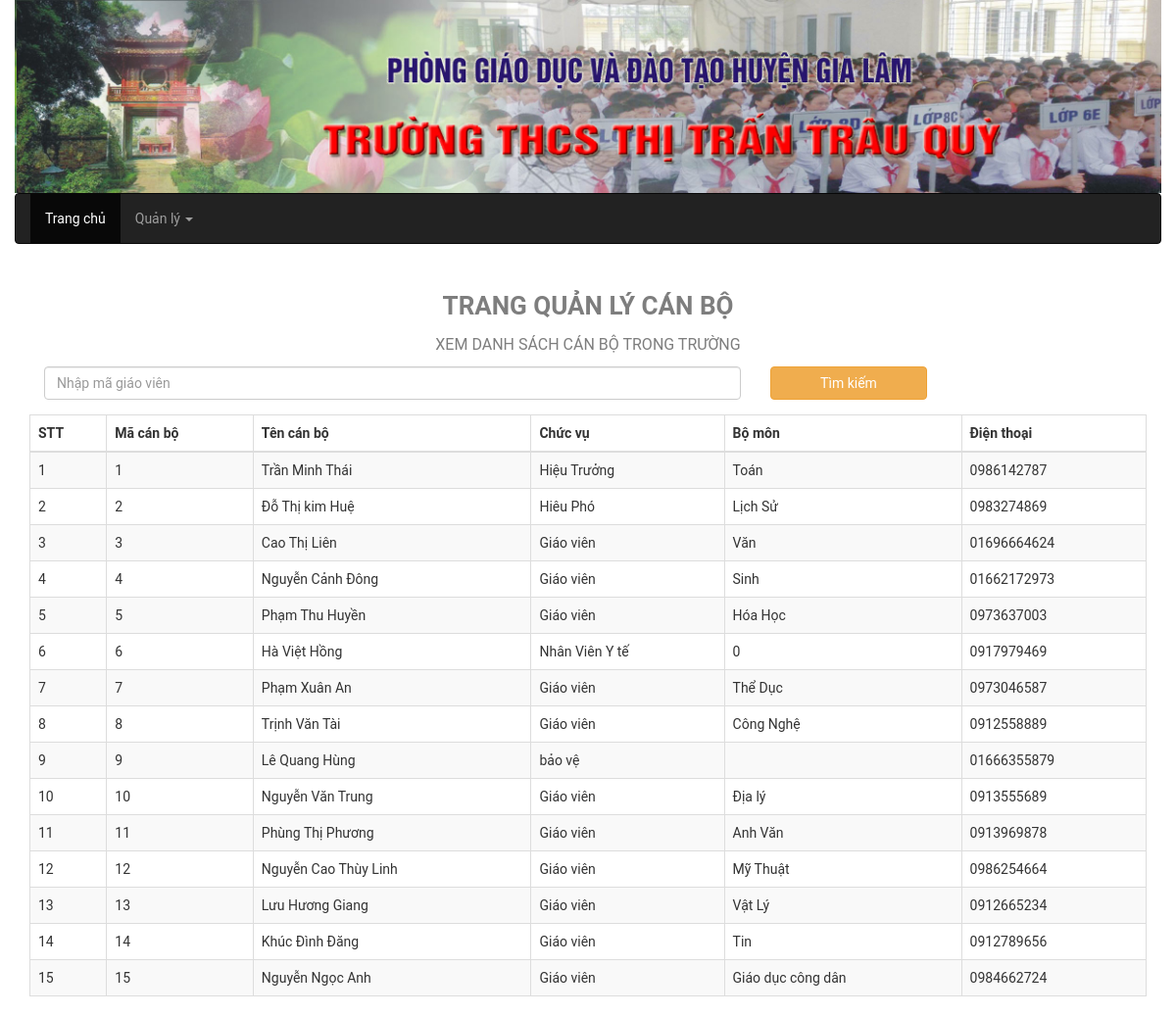
The app's page /include/qlgiaovien.php with its own data.
### tables this page shows
CREATE TABLE IF NOT EXISTS `canbo` (
  `cb_macanbo` int(11) NOT NULL AUTO_INCREMENT,
  `cb_hoten` text NOT NULL,
  `cb_gioitinh` tinyint(1) NOT NULL,
  `cb_ngaysinh` date NOT NULL,
  `cb_ngaylam` date NOT NULL,
  `cb_chucvu` text NOT NULL,
  `cb_bomon` text NOT NULL,
  `cb_diachi` text NOT NULL,
  `cb_sdt` text NOT NULL,
  `cb_email` text NOT NULL,
  `cb_tinhtrang` tinyint(1) NOT NULL,
  PRIMARY KEY (`cb_macanbo`)
);

### include/qlgiaovien.php (the view)
<?php
	include("header-submenu.php");
?>
<div class="container">
	<p class="main-title">Trang quản lý cán bộ</p>
	<p class="sub-title">Xem danh sách cán bộ trong trường</p>
	<div class="row">
		<div class="col-lg-12 col-md-12 col-sm-12 col-xs-12">
			<form class="form-group" style="overflow: hidden;" method="GET" >
				<div class="col-md-7 searchbox">
					<input type="text" placeholder="Nhập mã giáo viên" required name="magiaovien" class="form-control"/>
				</div>
				<div class="col-md-2 searchbutton">
					<button type="submit" class="btn btn-warning">Tìm kiếm</button>
				</div>
			</form>
			<?php
				if(isset($_REQUEST['magiaovien'])){
					$key = $_REQUEST['magiaovien'];
					$sql = "select * from canbo where cb_macanbo=".$key.";";
				}else {
					$sql = "select * from canbo;";
				}
			?>
			<table class="table table-striped table-bordered table-hover">
				<thead>
					<tr>
						<th>STT</th>
						<th>Mã cán bộ</th>
						<th>Tên cán bộ</th>
						<th>Chức vụ</th>
						<th>Bộ môn</th>
						<th>Điện thoại</th>
					</tr>
				</thead>
				<tbody>
				<?php
					$kq=mysql_query($sql);
					$stt=1;
					while($row=mysql_fetch_array($kq)){
						echo "<tr>";
						echo "<td>".$stt."</td>";
						echo "<td>".$row['cb_macanbo']."</td>";
						echo "<td>".$row['cb_hoten']."</td>";
						echo "<td>".$row['cb_chucvu']."</td>";
						echo "<td>".$row['cb_bomon']."</td>";
						echo "<td>".$row['cb_sdt']."</td>";
						echo "</tr>";
						$stt++;
					}
				?>
				</tbody>
			</table>
		</div>
	</div>
</div>
</body>

### css/style.css (style rules this page uses)
.container { background-color: #fff; }
body { font-family: 'Roboto', 'Segoe UI'; font-weight: 400; background-image: url('../images/background.jpg'); }
.searchbox, .searchbutton { float:left; }
.searchbutton .btn-warning { width: 100%; }
.searchbox { width: 65%; }
.main-title, .sub-title { text-align: center; text-transform: uppercase; color: #7e7e7e; }
.main-title { padding-top: 25px; font-size: 26px; font-weight: bold; }
.sub-title { font-size: 16px; }

### records on screen
canbo: cb_macanbo "1", cb_hoten "Trần Minh Thái", cb_chucvu "Hiệu Trưởng", cb_bomon "Toán", cb_sdt "0986142787"
canbo: cb_macanbo "2", cb_hoten "Đỗ Thị kim Huệ", cb_chucvu "Hiêu Phó", cb_bomon "Lịch Sử", cb_sdt "0983274869"
canbo: cb_macanbo "3", cb_hoten "Cao Thị Liên", cb_chucvu "Giáo viên", cb_bomon "Văn", cb_sdt "01696664624"
canbo: cb_macanbo "4", cb_hoten "Nguyễn Cảnh Đông", cb_chucvu "Giáo viên", cb_bomon "Sinh", cb_sdt "01662172973"
canbo: cb_macanbo "5", cb_hoten "Phạm Thu Huyền", cb_chucvu "Giáo viên", cb_bomon "Hóa Học", cb_sdt "0973637003"
canbo: cb_macanbo "6", cb_hoten "Hà Việt Hồng", cb_chucvu "Nhân Viên Y tế", cb_bomon "0", cb_sdt "0917979469"
canbo: cb_macanbo "7", cb_hoten "Phạm Xuân An", cb_chucvu "Giáo viên", cb_bomon "Thể Dục", cb_sdt "0973046587"
canbo: cb_macanbo "8", cb_hoten "Trịnh Văn Tài", cb_chucvu "Giáo viên", cb_bomon "Công Nghệ", cb_sdt "0912558889"
canbo: cb_macanbo "9", cb_hoten "Lê Quang Hùng", cb_chucvu "bảo vệ", cb_sdt "01666355879"
canbo: cb_macanbo "10", cb_hoten "Nguyễn Văn Trung", cb_chucvu "Giáo viên", cb_bomon "Địa lý", cb_sdt "0913555689"
canbo: cb_macanbo "11", cb_hoten "Phùng Thị Phương", cb_chucvu "Giáo viên", cb_bomon "Anh Văn", cb_sdt "0913969878"
canbo: cb_macanbo "12", cb_hoten "Nguyễn Cao Thùy Linh", cb_chucvu "Giáo viên", cb_bomon "Mỹ Thuật", cb_sdt "0986254664"
canbo: cb_macanbo "13", cb_hoten "Lưu Hương Giang", cb_chucvu "Giáo viên", cb_bomon "Vật Lý", cb_sdt "0912665234"
canbo: cb_macanbo "14", cb_hoten "Khúc Đình Đăng", cb_chucvu "Giáo viên", cb_bomon "Tin", cb_sdt "0912789656"
canbo: cb_macanbo "15", cb_hoten "Nguyễn Ngọc Anh", cb_chucvu "Giáo viên", cb_bomon "Giáo dục công dân", cb_sdt "0984662724"
